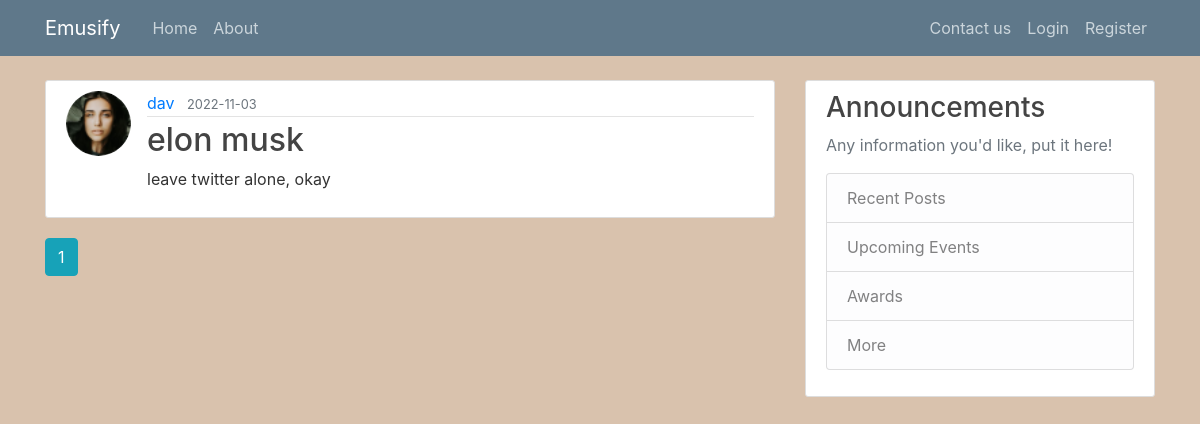
Page /home on the earlier database version.
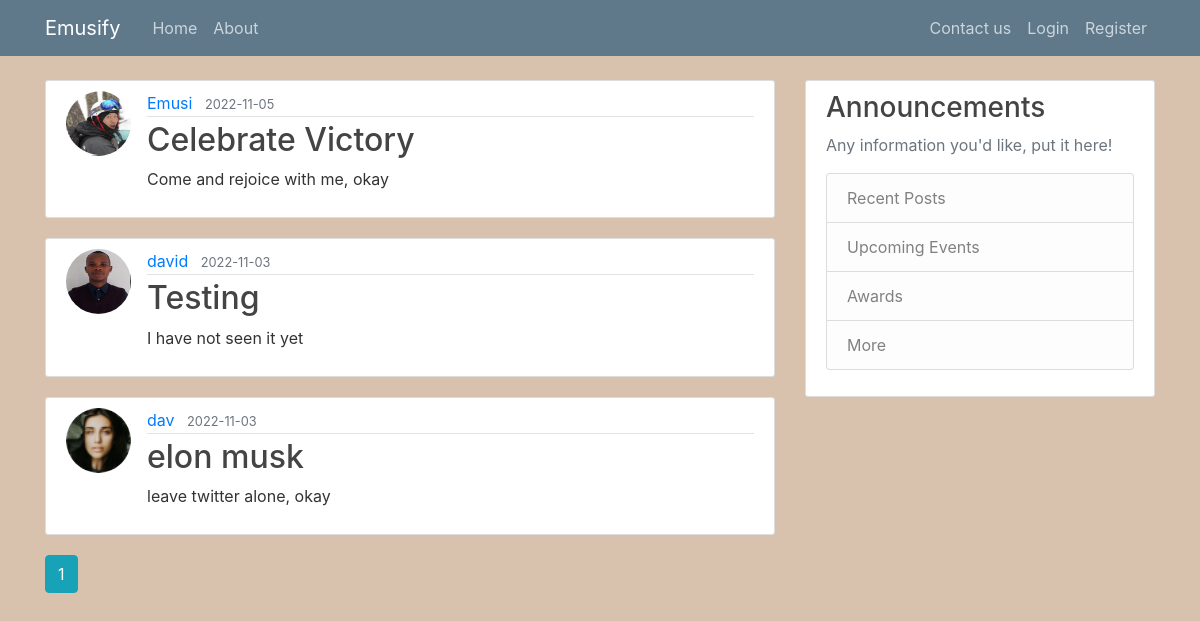
Same page on the later database version.
### blog/models.py (models this page shows, shortened)
class Post(db.Model):
    id = db.Column(db.Integer, primary_key=True)
    title = db.Column(db.String(100), nullable=False)
    date_posted = db.Column(db.DateTime, nullable=False, default=datetime.utcnow)
    content = db.Column(db.Text, nullable=False)
    user_id = db.Column(db.Integer, db.ForeignKey('user.id'), nullable=False)

class User(db.Model, UserMixin):
    id = db.Column(db.Integer, primary_key=True)
    username = db.Column(db.String(20), unique=True, nullable=False)
    email = db.Column(db.String(120), unique=True, nullable=False)
    image_file = db.Column(db.String(20), nullable=False, default='default.jpg')
    password = db.Column(db.String(60), nullable=False)
    posts = db.relationship('Post', backref='author', lazy=True)

### blog/routes.py (the view)
@app.route("/")
@app.route("/home")
def home():
    page = request.args.get('page', 1, type=int)
    posts = Post.query.order_by(Post.date_posted.desc()).paginate(page=page, per_page=5)
    return render_template('home.html', posts=posts)

### blog/templates/home.html
{% extends "layout.html" %}
{% block content %}
    {% for post in posts.items %}
        <article class="media content-section">
          <img class="rounded-circle article-img" src="{{ url_for('static', filename='profile_pics/' + post.author.image_file) }}">
          <div class="media-body">
            <div class="article-metadata">
              <a class="mr-2" href="{{ url_for('user_posts', username=post.author.username) }}">{{ post.author.username }}</a>
              <small class="text-muted">{{ post.date_posted.strftime('%Y-%m-%d') }}</small>
            </div>
            <h2><a class="article-title" href="{{ url_for('post', post_id=post.id) }}">{{ post.title }}</a></h2>
            <p class="article-content">{{ post.content }}</p>
          </div>
        </article>
    {% endfor %}
    {% for page_num in posts.iter_pages(left_edge=1, right_edge=1, left_current=1, right_current=2) %}
      {% if page_num %}
        {% if posts.page == page_num %}
          <a class="btn btn-info mb-4" href="{{ url_for('home', page=page_num) }}">{{ page_num }}</a>
        {% else %}
          <a class="btn btn-outline-info mb-4" href="{{ url_for('home', page=page_num) }}">{{ page_num }}</a>
        {% endif %}
      {% else %}
        ...
      {% endif %}
    {% endfor %}
{% endblock content %}

### blog/templates/layout.html (shortened to what this page needs)
<!DOCTYPE html>
<html>
<head>
    <link rel="stylesheet" href="https://maxcdn.bootstrapcdn.com/bootstrap/4.0.0/css/bootstrap.min.css">
    <link rel="stylesheet" type="text/css" href="{{ url_for('static', filename='main.css') }}">
</head>
<body>
    <header class="site-header">
      <nav class="navbar navbar-expand-md navbar-dark bg-steel fixed-top">
        <div class="container">
          <a class="navbar-brand mr-4" href="/">Emusify</a>
          <div class="collapse navbar-collapse" id="navbarToggle">
            <div class="navbar-nav mr-auto">
              <a class="nav-item nav-link" href="{{ url_for('home') }}">Home</a>
              <a class="nav-item nav-link" href="{{ url_for('about') }}">About</a>
            </div>
            <div class="navbar-nav">
              {% if current_user.is_authenticated %}
                <a class="nav-item nav-link" href="{{ url_for('new_post') }}">New Post</a>
                <a class="nav-item nav-link" href="{{ url_for('account') }}">Account</a>
                <a class="nav-item nav-link" href="{{ url_for('logout') }}">Logout</a>
              {% else %}
                <a class="nav-item nav-link" href="{{ url_for('contact') }}">Contact us</a>
                <a class="nav-item nav-link" href="{{ url_for('login') }}">Login</a>
                <a class="nav-item nav-link" href="{{ url_for('register') }}">Register</a>
              {% endif %}
            </div>
          </div>
        </div>
      </nav>
    </header>
    <main role="main" class="container">
      <div class="row">
        <div class="col-md-8">
          {% block content %}{% endblock %}
        </div>
        <div class="col-md-4">
          <div class="content-section">
            <h3>Announcements</h3>
            <p class='text-muted'>Any information you'd like, put it here!
              <ul class="list-group">
                <li class="list-group-item list-group-item-light">Recent Posts</li>
                <li class="list-group-item list-group-item-light">Upcoming Events</li>
                <li class="list-group-item list-group-item-light">Awards</li>
                <li class="list-group-item list-group-item-light">More</li>
              </ul>
            </p>
          </div>
        </div>
      </div>
    </main>
</body>
</html>

### blog/static/main.css (style rules this page uses)
body { background: #d9c2ad; color: #333333; margin-top: 5rem; }
h1, h2, h3, h4, h5, h6 { color: #444444; }
.bg-steel { background-color: #5f788a; }
.site-header .navbar-nav .nav-link { color: #cbd5db; }
.content-section { background: #ffffff; padding: 10px 20px; border: 1px solid #dddddd; border-radius: 3px; margin-bottom: 20px; }
.article-title { color: #444444; }
.article-content { white-space: pre-line; }
.article-img { height: 65px; width: 65px; margin-right: 16px; }
.article-metadata { padding-bottom: 1px; margin-bottom: 4px; border-bottom: 1px solid #e3e3e3 }

Differences in the rows shown:
added Post: image_file (picture), author.username "Emusi", date_posted "2022-11-05", title "Celebrate Victory", content "Come and rejoice with me, okay"
added Post: image_file (picture), author.username "david", date_posted "2022-11-03", title "Testing", content "I have not seen it yet"
